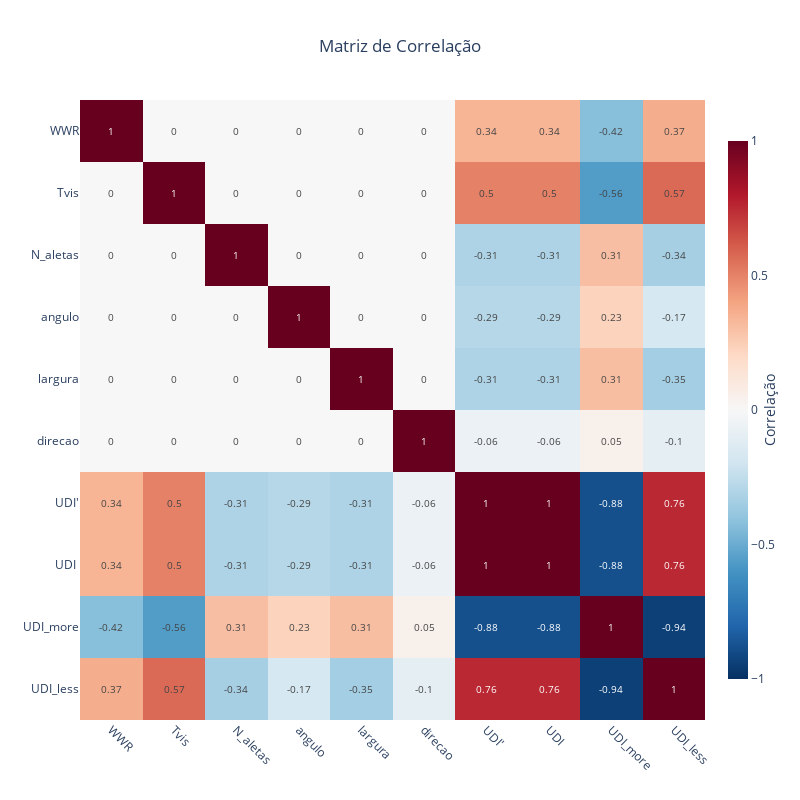

Notebook code cell kept with this figure:
### Code cell
# Versão mais personalizada
fig = go.Figure(data=go.Heatmap(
    z=corr_matrix,
    x=corr_matrix.columns,
    y=corr_matrix.columns,
    zmin=-1,
    zmax=1,
    text=corr_matrix.round(2),
    texttemplate='%{text}',
    textfont={"size": 10},
    hoverongaps=False,
    colorscale='RdBu_r',
    colorbar=dict(
        title='Correlação',
        titleside='right',
        thickness=20,
        len=0.9,
    )
))

fig.update_layout(
    title={
        'text': 'Matriz de Correlação',
        'y':0.95,
        'x':0.5,
        'xanchor': 'center',
        'yanchor': 'top'
    },
    width=800,
    height=800,
    xaxis={
        'side': 'bottom',
        'tickangle': 45
    },
    yaxis={
        'autorange': 'reversed'  # Inverte o eixo y para corresponder ao formato tradicional
    },
    paper_bgcolor='white',
    plot_bgcolor='white',
)

# Para salvar como HTML interativo
# fig.write_html("matriz_correlacao.html")

fig.show()

### Figure 1 — Plotly figure (JSON) as saved in the notebook; plotly's stock layout.template omitted (floating-point values rounded to 4 significant figures)
{"data": [{"colorbar": {"len": 0.9, "thickness": 20, "title": {"side": "right", "text": "Correlação"}}, "colorscale": [[0, "rgb(5,48,97)"], [0.1, "rgb(33,102,172)"], [0.2, "rgb(67,147,195)"], [0.3, "rgb(146,197,222)"], [0.4, "rgb(209,229,240)"], [0.5, "rgb(247,247,247)"], [0.6, "rgb(253,219,199)"], [0.7, "rgb(244,165,130)"], [0.8, "rgb(214,96,77)"], [0.9, "rgb(178,24,43)"], [1, "rgb(103,0,31)"]], "hoverongaps": false, "text": [[1, 0, 0, 0, 0, 0, 0.34, 0.34, -0.42, 0.37], [0, 1, 0, 0, 0, 0, 0.5, 0.5, -0.56, 0.57], [0, 0, 1, 0, 0, 0, -0.31, -0.31, 0.31, -0.34], [0, 0, 0, 1, 0, 0, -0.29, -0.29, 0.23, -0.17], [0, 0, 0, 0, 1, 0, -0.31, -0.31, 0.31, -0.35], [0, 0, 0, 0, 0, 1, -0.06, -0.06, 0.05, -0.1], [0.34, 0.5, -0.31, -0.29, -0.31, -0.06, 1, 1, -0.88, 0.76], [0.34, 0.5, -0.31, -0.29, -0.31, -0.06, 1, 1, -0.88, 0.76], [-0.42, -0.56, 0.31, 0.23, 0.31, 0.05, -0.88, -0.88, 1, -0.94], [0.37, 0.57, -0.34, -0.17, -0.35, -0.1, 0.76, 0.76, -0.94, 1]], "textfont": {"size": 10}, "texttemplate": "%{text}", "type": "heatmap", "x": ["WWR", "Tvis", "N_aletas", "angulo", "largura", "direcao", "UDI'", "UDI ", "UDI_more", "UDI_less"], "y": ["WWR", "Tvis", "N_aletas", "angulo", "largura", "direcao", "UDI'", "UDI ", "UDI_more", "UDI_less"], "z": [[1, 1.599e-08, -7.974e-05, -3.998e-05, -7.997e-05, -8.637e-05, 0.3421, 0.3421, -0.4249, 0.3669], [1.599e-08, 1, 0.0003987, 0.0003998, 0.0003998, 0.0004318, 0.5031, 0.5031, -0.5611, 0.5713], [-7.974e-05, 0.0003987, 1, 0.0003588, 0.0003189, 0.0003445, -0.311, -0.311, 0.3056, -0.3379], [-3.998e-05, 0.0003998, 0.0003588, 1, 0.0003598, 0.0003886, -0.2862, -0.2862, 0.2282, -0.1715], [-7.997e-05, 0.0003998, 0.0003189, 0.0003598, 1, 0.0003455, -0.3124, -0.3124, 0.3088, -0.3453], [-8.637e-05, 0.0004318, 0.0003445, 0.0003886, 0.0003455, 1, -0.06296, -0.06296, 0.04963, -0.1016], [0.3421, 0.5031, -0.311, -0.2862, -0.3124, -0.06296, 1, 1.0, -0.8823, 0.7555], [0.3421, 0.5031, -0.311, -0.2862, -0.3124, -0.06296, 1.0, 1, -0.8823, 0.7555], [-0.4249, -0.5611, 0.3056, 0.2282, 0.3088, 0.04963, -0.8823, -0.8823, 1, -0.9412], [0.3669, 0.5713, -0.3379, -0.1715, -0.3453, -0.1016, 0.7555, 0.7555, -0.9412, 1]], "zmax": 1, "zmin": -1}], "layout": {"height": 800, "paper_bgcolor": "white", "plot_bgcolor": "white", "title": {"text": "Matriz de Correlação", "x": 0.5, "xanchor": "center", "y": 0.95, "yanchor": "top"}, "width": 800, "xaxis": {"side": "bottom", "tickangle": 45}, "yaxis": {"autorange": "reversed"}}}
